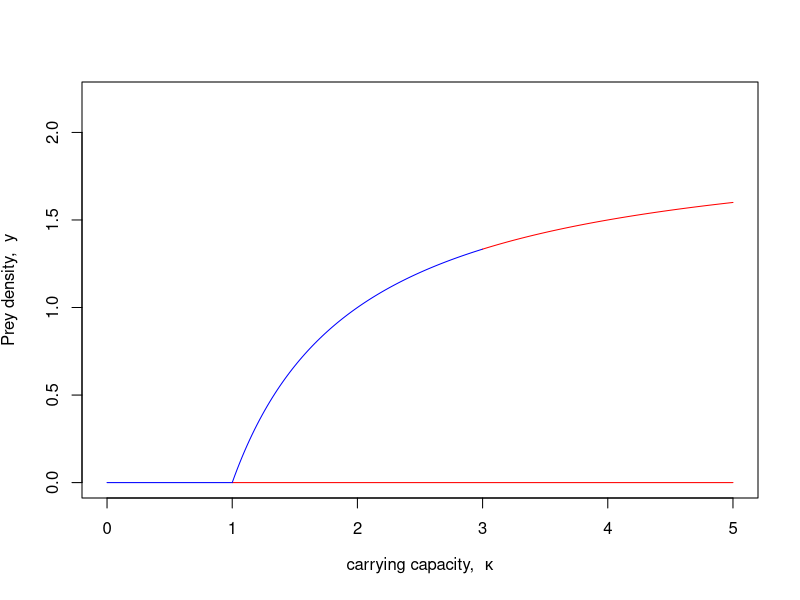

Generate this figure with R:
## ---- chunk 1

xbar = 1
c = 1 + 1/xbar
yinteq = function(K,x=1) (1+x)*(1-x/K)
plot(NULL,xlim=c(0,5),ylim=c(0,2.2),
	xlab=expression(paste("carrying capacity,  ",kappa)),
	ylab = expression(paste(plain("Prey density,  "),y))
#	xlab="carrying capacity, K",
#	ylab="Prey density, P"
)
lines(c(0,1),c(0,0),col="blue")
lines(c(1,5),c(0,0),col="red")
curve(yinteq,1,3,col='blue',type='l',add=TRUE)
curve(yinteq,3,5,col='red',type='l',add=TRUE)
